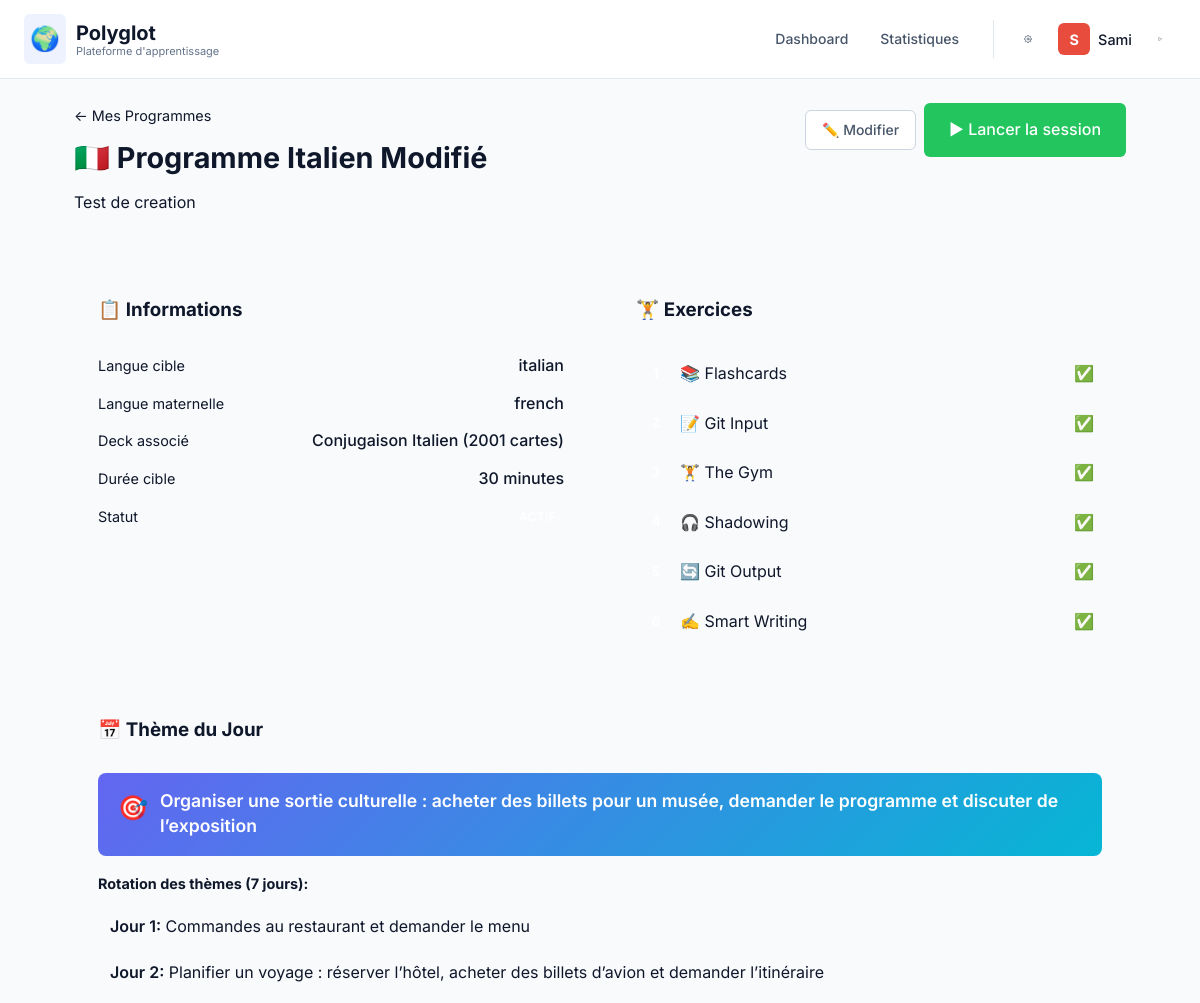
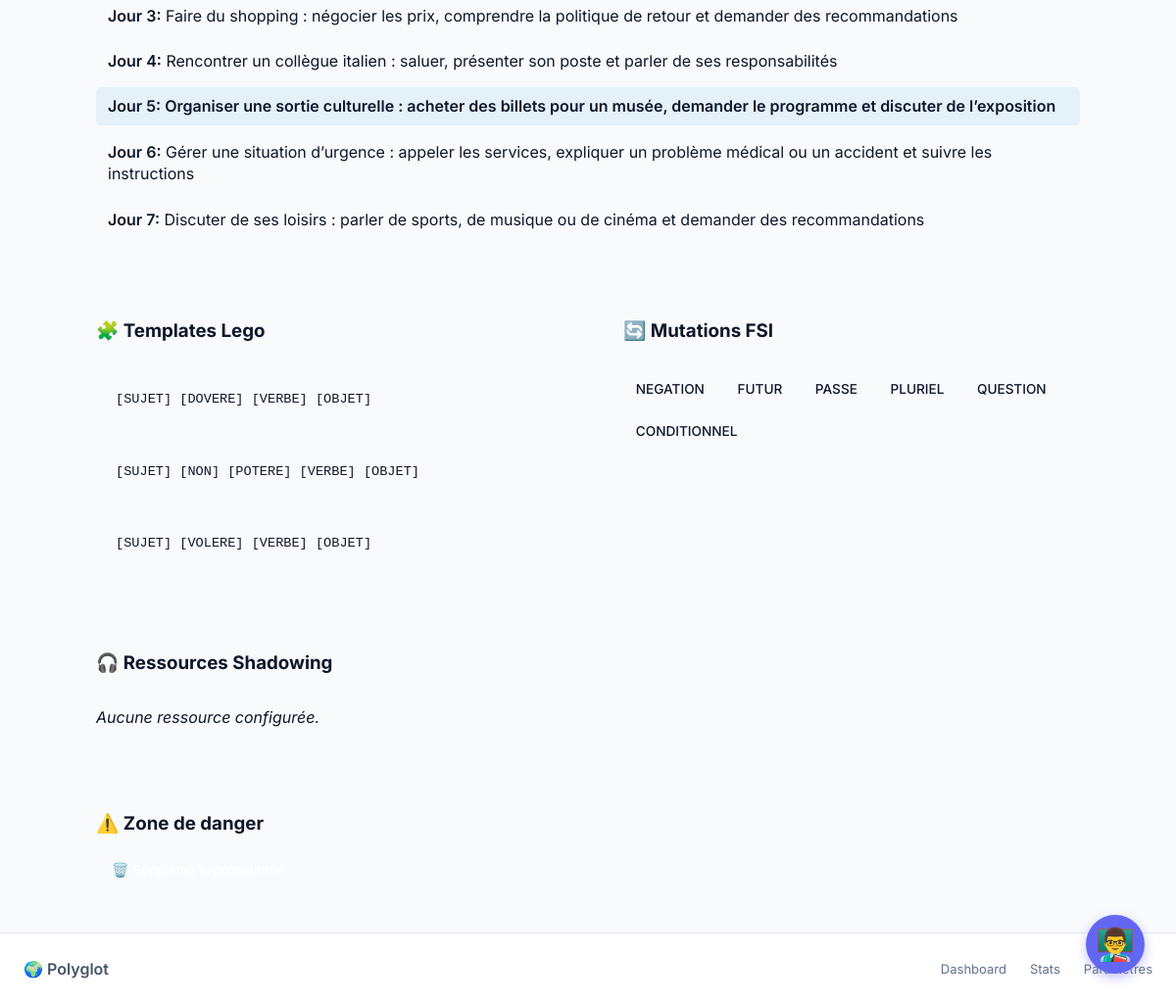
Page /programs/1 (signed in) on the committed database (2 pictures, top to bottom).
### app/models.py (models this page shows, shortened)
class User(UserMixin, db.Model):
    id = db.Column(db.Integer, primary_key=True)
    username = db.Column(db.String(80), unique=True, nullable=False)
    password_hash = db.Column(db.String(256))  # Password obligatoire pour nouveaux users
    is_pro = db.Column(db.Boolean, default=False)
    avatar_color = db.Column(db.String(7), default='#3498db')
    created_at = db.Column(db.DateTime, default=datetime.utcnow)
    learner_profile = db.Column(db.JSON, default=lambda: {
        'native_language': 'fr',
        'known_languages': [],  # [{code, level, years}]
        'learning_style': 'balanced',  # visual, auditory, reading, kinesthetic, balanced
        'correction_preference': 'moderate',  # strict, moderate, encouraging
        'goals': [],  # conversation, travel, work, exams, culture
        'daily_time_available': 30  # minutes
    })
    decks = db.relationship('Deck', backref='user', lazy=True, cascade='all, delete-orphan')
    languages = db.relationship('UserLanguage', backref='user', lazy=True, cascade='all, delete-orphan')

class TrainingProgram(db.Model):
    id = db.Column(db.Integer, primary_key=True)
    user_id = db.Column(db.Integer, db.ForeignKey('user.id'), nullable=False)
    deck_id = db.Column(db.Integer, db.ForeignKey('deck.id'), nullable=False)
    name = db.Column(db.String(200), nullable=False)
    description = db.Column(db.Text)
    target_language = db.Column(db.String(50), default='italian')
    native_language = db.Column(db.String(50), default='french')
    exercise_config = db.Column(db.JSON, default=lambda: {
        'order': ['flashcards', 'git_input', 'gym', 'shadowing', 'git_output', 'writing'],
        'enabled': {
            'flashcards': True,
            'git_input': True,
            'gym': True,
            'shadowing': True,
            'git_output': True,
            'writing': True
        },
        'duration_target': 30
    })
    program_profile = db.Column(db.JSON, default=lambda: {
        'current_level': 'A2',  # CECRL level
        'years_learning': 0,
        'goals': ['conversation', 'travel'],  # conversation, travel, work, exams, culture
        'correction_strictness': 'moderate',  # strict, moderate, encouraging
        'focus_areas': []  # grammar, vocabulary, pronunciation, listening, writing
    })
    lego_templates = db.Column(db.JSON, default=lambda: [
        {
            "pattern": "[SUJET] deve [VERBE] [OBJET]",
            "slots": {
                "SUJET": {"type": "subject"},
                "VERBE": {"type": "verb", "tags": ["Tag:Action"]},
                "OBJET": {"type": "object", "match_context": "VERBE"}
            }
        },
        {
            "pattern": "[SUJET] non può [VERBE] [OBJET]",
            "slots": {
                "SUJET": {"type": "subject"},
                "VERBE": {"type": "verb", "tags": ["Tag:Action"]},
                "OBJET": {"type": "object", "match_context": "VERBE"}
            }
        },
        {
            "pattern": "[SUJET] vuole [VERBE] [OBJET]",
            "slots": {
                "SUJET": {"type": "subject"},
                "VERBE": {"type": "verb", "tags": ["Tag:Action"]},
                "OBJET": {"type": "object", "match_context": "VERBE"}
            }
        }
    ])
    fsi_mutations = db.Column(db.JSON, default=lambda: ['NEGATION', 'FUTUR', 'PASSE', 'PLURIEL', 'QUESTION'])
    shadowing_resources = db.Column(db.JSON, default=list)
    daily_themes = db.Column(db.JSON, default=list)
    current_theme_index = db.Column(db.Integer, default=0)
    llm_prompts = db.Column(db.JSON, default=lambda: {
        'text_generation': "Génère un texte court (50-80 mots) en {target_language} sur le thème: {theme}. Niveau A2, phrases simples.",
        'quest_generation': "Crée une mission courte en {native_language} demandant à l'utilisateur de raconter une anecdote utilisant ces mots: {words}",
        'correction': "Tu es un correcteur strict. Corrige ce texte en {target_language}. Affiche les erreurs et explique-les.",
        'lego_generation': "Génère 5 templates de structures de phrases pour apprendre {target_language} au niveau A2. Format JSON: [{\"pattern\": \"...\", \"example\": \"...\"}]"
    })
    daily_cheat_tokens = db.Column(db.Integer, default=3)
    is_active = db.Column(db.Boolean, default=True)
    created_at = db.Column(db.DateTime, default=datetime.utcnow)
    updated_at = db.Column(db.DateTime, default=datetime.utcnow, onupdate=datetime.utcnow)
    user = db.relationship('User', backref=db.backref('programs', lazy=True))
    deck = db.relationship('Deck', backref=db.backref('programs', lazy=True))
    def get_current_theme(self):
        if not self.daily_themes:
            return None
        return self.daily_themes[self.current_theme_index % len(self.daily_themes)]

class Deck(db.Model):
    id = db.Column(db.Integer, primary_key=True)
    user_id = db.Column(db.Integer, db.ForeignKey('user.id'), nullable=False)
    name = db.Column(db.String(200), nullable=False)
    description = db.Column(db.Text)
    is_program_deck = db.Column(db.Boolean, default=False)  # Auto-created for training programs
    created_at = db.Column(db.DateTime, default=datetime.utcnow)
    cards = db.relationship('Card', backref='deck', lazy=True, cascade='all, delete-orphan')
    categories = db.relationship('Category', backref='deck', lazy=True, cascade='all, delete-orphan')

### app/routes/programs.py (the view)
@bp.route('/<int:program_id>')
def view_program(program_id):
    program = TrainingProgram.query.get_or_404(program_id)
    if program.user_id != g.user.id:
        flash('Accès non autorisé.', 'error')
        return redirect(url_for('programs.list_programs'))
    return render_template('programs/view.html', program=program, exercises=EXERCISES)

### app/templates/programs/view.html (shortened to what this page needs)
{% extends 'base.html' %}
{% block content %}
<div class="program-view">
    <div class="program-header">
        <div class="header-left">
            <a href="{{ url_for('programs.list_programs') }}" class="back-link">← Mes Programmes</a>
            <h1>
                {% if program.target_language == 'italian' %}🇮🇹{% elif program.target_language == 'japanese' %}🇯🇵{%
                elif program.target_language == 'spanish' %}🇪🇸{% elif program.target_language == 'german' %}🇩🇪{%
                else %}🌍{% endif %}
                {{ program.name }}
            </h1>
            {% if program.description %}
            <p class="program-desc">{{ program.description }}</p>
            {% endif %}
        </div>
        <div class="header-actions">
            <a href="{{ url_for('programs.edit_program', program_id=program.id) }}" class="btn btn-secondary">
                ✏️ Modifier
            </a>
            <a href="{{ url_for('session.start_session', program_id=program.id) }}" class="btn btn-success btn-lg">
                ▶ Lancer la session
            </a>
        </div>
    </div>
    <div class="program-grid">
        <div class="info-card">
            <h3>📋 Informations</h3>
            <div class="info-list">
                <div class="info-item">
                    <span class="info-label">Langue cible</span>
                    <span class="info-value">{{ program.target_language }}</span>
                </div>
                <div class="info-item">
                    <span class="info-label">Langue maternelle</span>
                    <span class="info-value">{{ program.native_language }}</span>
                </div>
                <div class="info-item">
                    <span class="info-label">Deck associé</span>
                    <span class="info-value">
                        <a href="{{ url_for('decks.view_deck', deck_id=program.deck_id) }}">
                            {{ program.deck.name }}
                        </a>
                        ({{ program.deck.cards|length }} cartes)
                    </span>
                </div>
                <div class="info-item">
                    <span class="info-label">Durée cible</span>
                    <span class="info-value">{{ program.exercise_config.duration_target if program.exercise_config else
                        30 }} minutes</span>
                </div>
                <div class="info-item">
                    <span class="info-label">Statut</span>
                    <span class="info-value">
                        {% if program.is_active %}
                        <span class="badge badge-success">Actif</span>
                        {% else %}
                        <span class="badge badge-muted">Inactif</span>
                        {% endif %}
                    </span>
                </div>
            </div>
        </div>
        <div class="info-card">
            <h3>🏋️ Exercices</h3>
            <div class="exercises-list">
                {% set config = program.exercise_config or {} %}
                {% set order = config.get('order', ['flashcards', 'git_input', 'gym', 'shadowing', 'git_output',
                'writing']) %}
                {% set enabled = config.get('enabled', {}) %}
                {% for ex_id, ex_name, ex_desc in exercises %}
                {% if ex_id in order %}
                <div class="exercise-row {% if not enabled.get(ex_id, True) %}disabled{% endif %}">
                    <span class="exercise-order">{{ loop.index }}</span>
                    <span class="exercise-name">{{ ex_name }}</span>
                    <span class="exercise-status">
                        {% if enabled.get(ex_id, True) %}✅{% else %}❌{% endif %}
                    </span>
                </div>
                {% endif %}
                {% endfor %}
            </div>
        </div>
        <div class="info-card info-card-full">
            <h3>📅 Thème du Jour</h3>
            {% if program.get_current_theme() %}
            <div class="current-theme">
                <span class="theme-icon">🎯</span>
                <div class="theme-content">
                    <span class="theme-text">{{ program.get_current_theme() }}</span>
                </div>
            </div>
            {% endif %}
            {% if program.daily_themes %}
            <div class="themes-list">
                <h4>Rotation des thèmes ({{ program.daily_themes|length }} jours):</h4>
                <ol>
                    {% for theme in program.daily_themes %}
                    <li class="{% if loop.index0 == program.current_theme_index %}current{% endif %}">
                        <span class="theme-day">Jour {{ loop.index }}:</span> {{ theme }}
                    </li>
                    {% endfor %}
                </ol>
            </div>
            {% else %}
            <p class="empty-text">Aucun thème configuré.</p>
            {% endif %}
        </div>
        <div class="info-card">
            <h3>🧩 Templates Lego</h3>
            {% if program.lego_templates %}
            <div class="templates-list">
                {% for t in program.lego_templates %}
                <div class="template-item">
                    <code class="template-pattern">{{ t.pattern }}</code>
                </div>
                {% endfor %}
            </div>
            {% else %}
            <p class="empty-text">Aucun template configuré.</p>
            {% endif %}
        </div>
        <div class="info-card">
            <h3>🔄 Mutations FSI</h3>
            {% if program.fsi_mutations %}
            <div class="mutations-tags">
                {% for mutation in program.fsi_mutations %}
                <span class="mutation-tag">{{ mutation }}</span>
                {% endfor %}
            </div>
            {% else %}
            <p class="empty-text">Aucune mutation configurée.</p>
            {% endif %}
        </div>
        <div class="info-card">
            <h3>🎧 Ressources Shadowing</h3>
            {% if program.shadowing_resources %}
            <div class="resources-list">
                {% for r in program.shadowing_resources %}
                <div class="resource-item">
                    <span class="resource-type">
                        {% if r.type == 'youtube' %}📺{% elif r.type == 'podcast' %}🎙️{% else %}🔗{% endif %}
                    </span>
                    <a href="{{ r.url }}" target="_blank" class="resource-title">{{ r.title or r.url }}</a>
                </div>
                {% endfor %}
            </div>
            {% else %}
            <p class="empty-text">Aucune ressource configurée.</p>
            {% endif %}
        </div>
    </div>
    <div class="danger-zone">
        <h3>⚠️ Zone de danger</h3>
        <form action="{{ url_for('programs.delete_program', program_id=program.id) }}" method="POST"
            onsubmit="return confirm('Êtes-vous sûr de vouloir supprimer ce programme ?');">
            <button type="submit" class="btn btn-danger">🗑️ Supprimer le programme</button>
        </form>
    </div>
</div>
{% endblock %}

### app/templates/base.html (shortened to what this page needs)
<!DOCTYPE html>
<html lang="fr">
<head>
    <link rel="stylesheet" href="{{ url_for('static', filename='css/style.css') }}">
</head>
<body>
    {% block navbar %}
    <nav class="navbar">
        <div class="navbar-inner">
            <div class="nav-brand">
                <a href="{{ url_for('main.index') }}">
                    <span class="logo-icon">🌍</span>
                    <span class="brand-text">
                        Polyglot
                        <small>Plateforme d'apprentissage</small>
                    </span>
                </a>
            </div>
            <ul class="nav-links">
                <li><a href="{{ url_for('main.index') }}"
                        class="{% if request.endpoint == 'main.index' %}active{% endif %}">
                        Dashboard
                    </a></li>
                <li><a href="{{ url_for('stats.global_stats') }}"
                        class="{% if 'stats' in request.endpoint %}active{% endif %}">
                        Statistiques
                    </a></li>
                {% if g.user %}
                <li class="nav-user-section">
                    <a href="{{ url_for('auth.profile_settings') }}" class="settings-btn" title="Paramètres">
                    </a>
                    <div class="user-avatar-link" title="{{ g.user.username }}">
                        <div class="user-avatar" style="background-color: {{ g.user.avatar_color }};">
                            {{ g.user.username[0]|upper }}
                        </div>
                        <span class="user-name">{{ g.user.username }}</span>
                    </div>
                    <a href="{{ url_for('auth.logout') }}" class="logout-btn" title="Déconnexion">
                        <svg width="18" height="18" viewBox="0 0 24 24" fill="none" stroke="currentColor"
                            stroke-width="2" stroke-linecap="round" stroke-linejoin="round">
                            <path d="M9 21H5a2 2 0 0 1-2-2V5a2 2 0 0 1 2-2h4"></path>
                            <polyline points="16 17 21 12 16 7"></polyline>
                            <line x1="21" y1="12" x2="9" y2="12"></line>
                        </svg>
                    </a>
                </li>
                {% endif %}
            </ul>
        </div>
    </nav>
    {% endblock %}
    <main class="{% block main_class %}container{% endblock %}">
        {% block content %}{% endblock %}
    </main>
    {% block footer %}
    <footer class="footer">
        <div class="footer-inner">
            <div class="footer-brand">🌍 Polyglot</div>
            <div class="footer-links">
                <a href="{{ url_for('main.index') }}">Dashboard</a>
                <a href="{{ url_for('stats.global_stats') }}">Stats</a>
                {% if g.user %}
                <a href="{{ url_for('auth.profile_settings') }}">Paramètres</a>
                {% endif %}
            </div>
        </div>
    </footer>
    {% endblock %}
    <div id="polyglot-helper">
        <button id="helper-trigger" onclick="toggleHelper()">
            👨‍🏫
        </button>
    </div>
</body>
</html>

### rows in the picture
User: user "S", user.username "Sami"
TrainingProgram: name "Programme Italien Modifié", description "Test de creation", target_language "italian", native_language "french", exercise_config "30", get_current_theme "Organiser une sortie culturelle : acheter des billets pour un musée, demander le programme et discuter de l’exposition"
Deck: deck.name "Conjugaison Italien"

### other values in the picture
{{ program.deck.cards|length }} "2001"
{{ ex_name }} "📚 Flashcards" "📝 Git Input" "🏋️ The Gym" "🎧 Shadowing" "🔄 Git Output" "✍️ Smart Writing"
{{ program.daily_themes|length }} "7"
{{ theme }} "Commandes au restaurant et demander le menu" "Planifier un voyage : réserver l’hôtel, acheter des billets d’avion et demander l’itinéraire" "Faire du shopping : négocier les prix, comprendre la politique de retour et demander des recommandations" "Rencontrer un collègue italien : saluer, présenter son poste et parler de ses responsabilités" "Organiser une sortie culturelle : acheter des billets pour un musée, demander le programme et discuter de l’exposition" "Gérer une situation d’urgence : appeler les services, expliquer un problème médical ou un accident et suivre les instructions" "Discuter de ses loisirs : parler de sports, de musique ou de cinéma et demander des recommandations"
{{ t.pattern }} "[SUJET] [DOVERE] [VERBE] [OBJET]" "[SUJET] [NON] [POTERE] [VERBE] [OBJET]" "[SUJET] [VOLERE] [VERBE] [OBJET]"
{{ mutation }} "NEGATION" "FUTUR" "PASSE" "PLURIEL" "QUESTION" "CONDITIONNEL"
